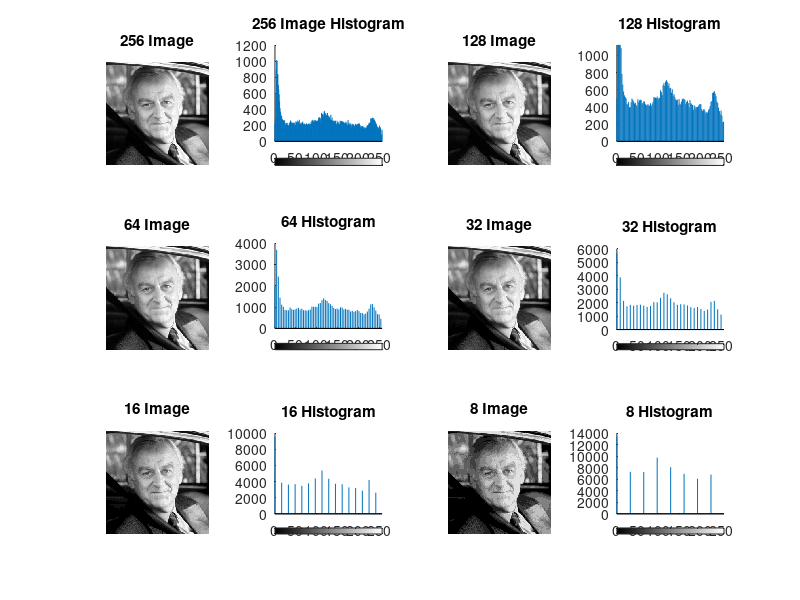

Recreate this plot in MATLAB.
clear variables;

morseImageData = load('Morse.mat');

morseImage256 = morseImageData.Morse256;

minVal256Image = min(morseImage256(:));
maxVal256Image = max(morseImage256(:));
sum256Image = numel(morseImage256(:));

medianGreyLevel = median(morseImage256);

% Create figure to display new images
figGreyLevels = figure('Name','Morse Grey Level Images','NumberTitle','off','WindowState', 'maximized');
figure(figGreyLevels);

% Display original 256 image
subplot(3,4,1), imshow(morseImage256, [0 255]);
title('256 Image')

% Display original 256 image histogram
subplot(3,4,2), imhist(morseImage256);
title('256 Image Histogram')

% Will need a maximum of 7 bits for grey level reduction 
% (128 levels = 7 bits)
requiredBits = 7;

% Used for determining the position on the figure
displayOrder = 3;

% Execute loop until number of bits is 3 
% (8 levels = 3 bits)
while (requiredBits > 2)
    % Determine the grey level
    greyLevel = 2^requiredBits;
    % Determine the factor to compress the original 256 by
    compressionFactor = 256 / greyLevel;
    % Generate a new compressed image using quantization
    newImage = uint8(floor(double(morseImage256)/256 * greyLevel) * compressionFactor);
    % Display new image on figure
    subplot(3, 4, displayOrder), imshow(newImage, [0 255]);
    title([num2str(greyLevel),' Image'])
     % Add 1 to display position
    displayOrder = displayOrder + 1;
    % Display new image histogram
    subplot(3,4,displayOrder), imhist(newImage);
    title([num2str(greyLevel),' Histogram'])
    % Subtract 1 from number of bits to prepare for next grey level
    requiredBits = requiredBits - 1;
    % Add 1 to display position
    displayOrder = displayOrder + 1;
end
